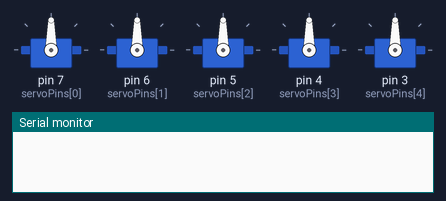
A sketch run on a simulated Arduino Uno, built with avr-gcc and run on an emulated ATmega328P. On the bench: 5 × servo, the last lines printed to the serial monitor.

Above: at 0.1 s.
At 2.15 s:
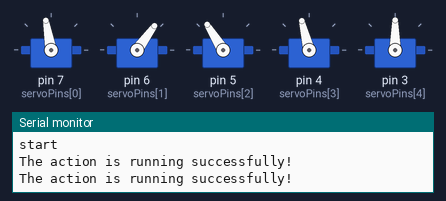
At 2.5 s:
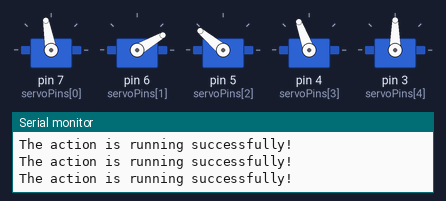
Timing chart, 0 to 4.0 s (numbered marks = the images above):
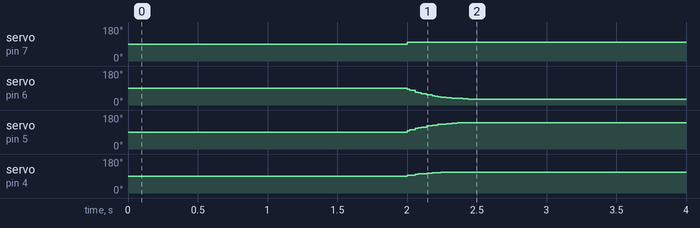

Measured:
- by itself, servo on pin 7 (servoPins[0]): 90° → 100° at 2.0 s
- by itself, servo on pin 6 (servoPins[1]): moves from 90° to 30° over 0.46 s
- by itself, servo on pin 5 (servoPins[2]): moves from 90° to 140° over 0.40 s
- by itself, servo on pin 4 (servoPins[3]): moves from 90° to 110° over 0.28 s

The sketch:

mini_action.ino
```cpp
#include <Servo.h> //导入舵机库(import servo library)
#include <EEPROM.h>

#define EEPROM_START_FLAG "HIWONDER"
#define EEPROM_ACTION_NUM_ADDR 16u   /* 存放动作组内的动作个数(the number of actions in the action group to be saved) */
#define EEPROM_ACTION_START_ADDR 32u /* 动作组的起始地址(the start address of the action group) */
#define EEPROM_ACTION_UNIT_LENGTH 6u /* 动作组的单个动作字节长度(the byte length of a single action in the action group) */

#define EEPROM_SERVO_OFFSET_START_ADDR 0u
#define EEPROM_SERVO_OFFSET_DATA_ADDR 16u
#define EEPROM_SERVO_OFFSET_LEN 6u

/* 引脚定义(define pins) */
const static uint8_t servoPins[5] = { 7, 6, 5, 4, 3};//舵机引脚定义(define servo pins)

static uint8_t eeprom_read_buf[16];

//舵机控制对象(servo control object)
Servo servos[5];

const uint8_t limt_angles[5][2] = {{0,82},{0,180},{0,180},{25,180},{0,180}}; /* 各个关节角度的限制(angle limit for each joint) */

static int8_t servo_offset[6] = { 0 , 0 , 0 , 0 , 0 , 0 };
static uint8_t servo_expect[6];
static uint8_t servo_angles[5] = { 90,90,90,90,90};  /* 舵机实际转动角度数值(the actual rotation angle values of the servos) */
static uint8_t extended_func_angles[5] = { 80,30,140,110,90}; //动作数据(action data)
static void servo_control(void); /* 舵机控制(servo control) */
void user_task(void);

void setup() {
  // put your setup code here, to run once:
  Serial.begin(115200);
  // 设置串行端口读取数据的超时时间(set the timeout for serial port reading data)
  Serial.setTimeout(500);

  // 绑定舵机IO口(bind servo IO pin)
  for (int i = 0; i < 5; ++i) {
    servos[i].attach(servoPins[i]);
  }

  //调用偏差读取(call deviation read)
  read_servo_offset();

  delay(2000);
  Serial.println("start");
}

void loop() {
  // 用户任务(user task)
  user_task();

  //舵机控制(servo control)
  servo_control();
}

void user_task(void)
{
  static uint32_t last_tick = 0;
  if (millis() - last_tick < 100) {
    return;
  }
  last_tick = millis();

  Serial.println("The action is running successfully!");
}

// 舵机控制任务（不需修改）(servo control task (no need to modify))
void servo_control(void) {
  static uint32_t last_tick = 0;
  if (millis() - last_tick < 20) {
    return;
  }
  last_tick = millis();

  for (int i = 0; i < 5; ++i) {
    servo_expect[i] = extended_func_angles[i] + servo_offset[i];
    if(servo_angles[i] > servo_expect[i])
    {
      servo_angles[i] = servo_angles[i] * 0.9 + servo_expect[i] * 0.1;
      if(servo_angles[i] < servo_expect[i])
        servo_angles[i] = servo_expect[i];
    }else if(servo_angles[i] < servo_expect[i])
    {
      servo_angles[i] = servo_angles[i] * 0.9 + (servo_expect[i] * 0.1 + 1);
      if(servo_angles[i] > servo_expect[i])
        servo_angles[i] = servo_expect[i];
    }

    servo_angles[i] = servo_angles[i] < limt_angles[i][0] ? limt_angles[i][0] : servo_angles[i];
    servo_angles[i] = servo_angles[i] > limt_angles[i][1] ? limt_angles[i][1] : servo_angles[i];
    servos[i].write(i == 0 || i == 5 ? 180 - servo_angles[i] : servo_angles[i]);
  }
}

void read_servo_offset(void){
   // 读取偏差角度(read deviation angle)
  for (int i = 0; i < 16; ++i) {
    eeprom_read_buf[i] = EEPROM.read(EEPROM_SERVO_OFFSET_START_ADDR + i);
  }
  if (strcmp(eeprom_read_buf, EEPROM_START_FLAG) == 0) {
    memset(eeprom_read_buf,  0 , sizeof(eeprom_read_buf));
    Serial.println("read offset");
    for (int i = 0; i < 6; ++i) {
      eeprom_read_buf[i] = EEPROM.read(EEPROM_SERVO_OFFSET_DATA_ADDR + i);
    }
    memcpy(servo_offset , eeprom_read_buf , 6);
    for (int i = 0; i < 6; ++i) {
      Serial.print(servo_offset[i]);
      Serial.print(" ");
    }
    Serial.println("");
  }


}
```
